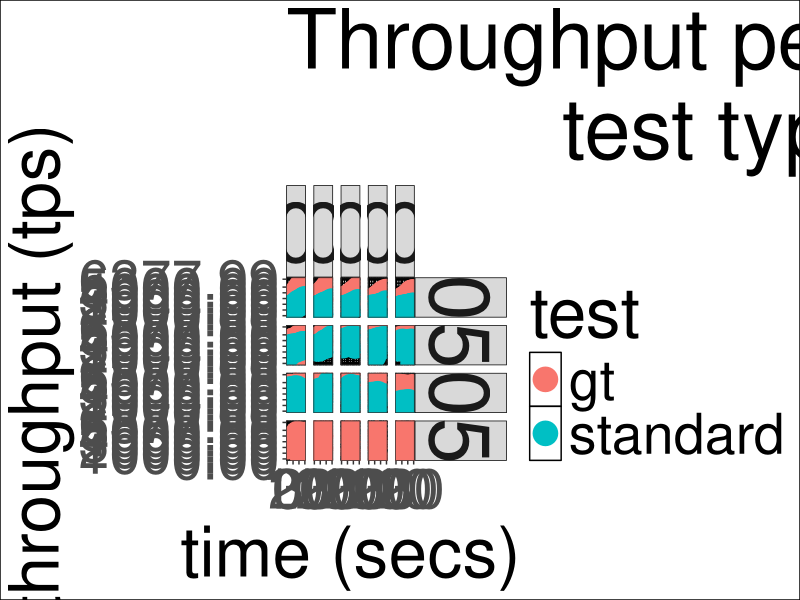
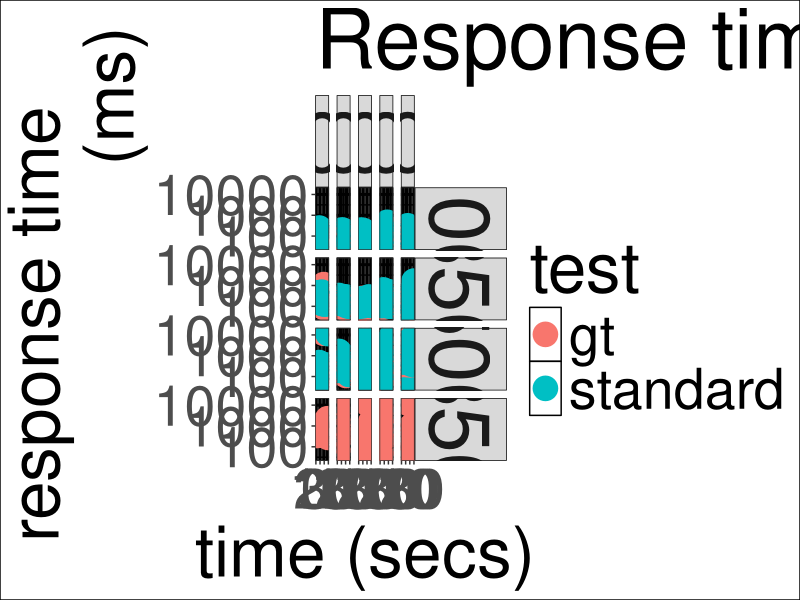

These figures' R source, in order:
## ---- chunk 1
knitr::opts_chunk$set(echo = TRUE)
library(ggplot2)
library(ggthemes)
library(reshape2)
library(knitr)
library(plyr)

# test,active_schemas,workload,size,threads,ts,writes,reads,response_time,tps,user_provided_threads
data <- read.csv("../alldata.csv", header=T)
data <- subset(data, ts <= 30)

## ---- chunk 2

p <- ggplot(data, aes(x=ts, y=tps, color=as.factor(test))) + facet_grid(threads ~ active_schemas, labeller=label_value) +
           guides(col = guide_legend("test")) + 
           geom_jitter(size=8,width=0.2,height=0.2) +
            theme_bw() +
            labs(x="time (secs)",y="throughput (tps)",title=paste("Throughput per
            test type, threads and active schemas")) + expand_limits(x=0,y=0) +
            scale_y_continuous(breaks=extended_range_breaks()(rbind(0,data$tps))) +
            theme(panel.grid = element_line(colour="#010101",size=1),
            panel.background = element_rect(colour="#000000"),
            plot.background = element_rect(colour="#000000"),
            strip.background = element_rect(colour="#010101"),
            text=element_text(size=50),
            strip.text=element_text(size=60))    
print(p)
p <- ggplot(data, aes(x=ts, y=response_time, color=as.factor(test))) + facet_grid(threads ~ active_schemas, labeller=label_value) +
           guides(col = guide_legend("test")) + 
           geom_jitter(size=8,width=0.2,height=0.2) +
            theme_bw() +
            labs(x="time (secs)",y="response time
			(ms)",title=paste("Response time per test type, threads and active schemas")) + expand_limits(x=0,y=0) +
            scale_y_continuous(trans="log10") +
            #scale_y_continuous(breaks=extended_range_breaks()(rbind(0,data$response_time)),trans="log10") +
            theme(panel.grid = element_line(colour="#010101",size=1),
            panel.background = element_rect(colour="#000000"),
            plot.background = element_rect(colour="#000000"),
            strip.background = element_rect(colour="#010101"),
            text=element_text(size=50),
            strip.text=element_text(size=60))    
print(p)

